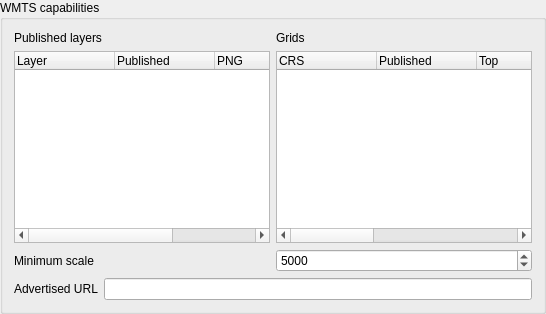
                <widget class="QgsCollapsibleGroupBox" name="grpWmtsCapabilities">
                 <property name="sizePolicy">
                  <sizepolicy hsizetype="Preferred" vsizetype="Preferred">
                   <horstretch>0</horstretch>
                   <verstretch>3</verstretch>
                  </sizepolicy>
                 </property>
                 <property name="title">
                  <string>WMTS capabilities</string>
                 </property>
                 <layout class="QGridLayout" name="gridLayout_20">
                  <item row="3" column="0">
                   <layout class="QHBoxLayout" name="horizontalLayout_16">
                    <item>
                     <widget class="QLabel" name="mWMTSMinScaleLabel">
                      <property name="text">
                       <string>Minimum scale</string>
                      </property>
                     </widget>
                    </item>
                    <item>
                     <widget class="QgsSpinBox" name="mWMTSMinScaleSpinBox">
                      <property name="minimum">
                       <number>1</number>
                      </property>
                      <property name="maximum">
                       <number>1000000000</number>
                      </property>
                      <property name="value">
                       <number>5000</number>
                      </property>
                     </widget>
                    </item>
                   </layout>
                  </item>
                  <item row="4" column="0">
                   <layout class="QHBoxLayout" name="horizontalLayout_15">
                    <item>
                     <widget class="QLabel" name="mWMTSUrlLabel">
                      <property name="text">
                       <string>Advertised URL</string>
                      </property>
                     </widget>
                    </item>
                    <item>
                     <widget class="QLineEdit" name="mWMTSUrlLineEdit"/>
                    </item>
                   </layout>
                  </item>
                  <item row="0" column="0">
                   <layout class="QHBoxLayout" name="horizontalLayout_17a">
                    <item>
                     <layout class="QVBoxLayout" name="vlWmtsLayers">
                      <item>
                       <widget class="QLabel" name="label_31">
                        <property name="text">
                         <string>Published layers</string>
                        </property>
                       </widget>
                      </item>
                      <item>
                       <widget class="QTreeWidget" name="twWmtsLayers">
                        <property name="sizePolicy">
                         <sizepolicy hsizetype="Expanding" vsizetype="MinimumExpanding">
                          <horstretch>0</horstretch>
                          <verstretch>0</verstretch>
                         </sizepolicy>
                        </property>
                        <column>
                         <property name="text">
                          <string>Layer</string>
                         </property>
                        </column>
                        <column>
                         <property name="text">
                          <string>Published</string>
                         </property>
                        </column>
                        <column>
                         <property name="text">
                          <string>PNG</string>
                         </property>
                        </column>
                        <column>
                         <property name="text">
                          <string>JPEG</string>
                         </property>
                        </column>
                       </widget>
                      </item>
                     </layout>
                    </item>
                    <item>
                     <layout class="QVBoxLayout" name="vlWmtsGrids">
                      <item>
                       <widget class="QLabel" name="label_32">
                        <property name="text">
                         <string>Grids</string>
                        </property>
                       </widget>
                      </item>
                      <item>
                       <widget class="QTreeWidget" name="twWmtsGrids">
                        <column>
                         <property name="text">
                          <string>CRS</string>
                         </property>
                        </column>
                        <column>
                         <property name="text">
                          <string>Published</string>
                         </property>
                        </column>
                        <column>
                         <property name="text">
                          <string>Top</string>
                         </property>
                        </column>
                        <column>
                         <property name="text">
                          <string>Left</string>
                         </property>
                        </column>
                        <column>
                         <property name="text">
                          <string>Min. scale</string>
                         </property>
                        </column>
                        <column>
                         <property name="text">
                          <string>Last level</string>
                         </property>
                        </column>
                        <column>
                         <property name="text">
                          <string>Max. scale</string>
                         </property>
                        </column>
                       </widget>
                      </item>
                     </layout>
                    </item>
                   </layout>
                  </item>
                 </layout>
                </widget>
